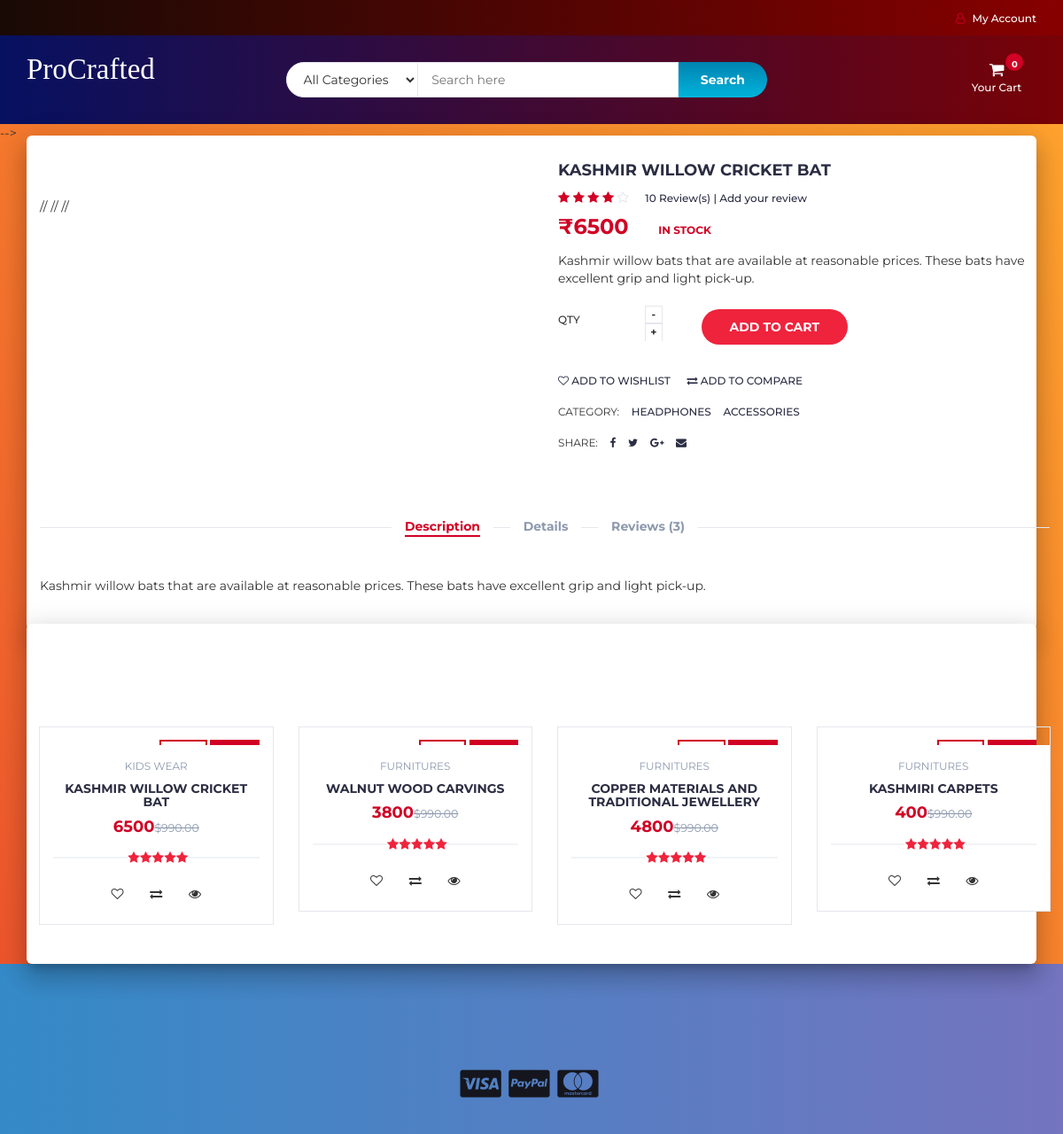
Page /product.php?p=14 on the committed database.
### tables this page shows
CREATE TABLE `products` (
  `product_id` int(100) NOT NULL,
  `product_cat` int(100) NOT NULL,
  `product_brand` int(100) NOT NULL,
  `product_title` varchar(255) NOT NULL,
  `product_price` int(100) NOT NULL,
  `product_desc` text NOT NULL,
  `product_image` text NOT NULL,
  `product_keywords` text NOT NULL
);

CREATE TABLE `categories` (
  `cat_id` int(100) NOT NULL,
  `cat_title` text NOT NULL
);

### product.php (the view, shortened to what this page needs)
<?php
include "header.php";
?>
		<div class="section main main-raised">
			<div class="container">
				<div class="row">
					<?php
								include 'db.php';
								$product_id = $_GET['p'];
								$sql = " SELECT * FROM products WHERE product_id = $product_id";
								$result = mysqli_query($con, $sql);
								if (mysqli_num_rows($result) > 0)
								{
									while($row = mysqli_fetch_assoc($result))
									{
									echo '
                                <div class="col-md-6">
                                <div id="product-main-img">
                                    <div class="product-preview">
                                        <img src="'.$row['product_image'].'" alt="">
                                    </div>
                                    // <div class="product-preview">
                                    //     <img src="'.$row['product_image'].'" alt="">
                                    // </div>
                                    // <div class="product-preview">
                                    //     <img src="'.$row['product_image'].'" alt="">
                                    // </div>
                                    // <div class="product-preview">
                                    //     <img src="'.$row['product_image'].'" alt="">
                                    // </div>
                                </div>
                            </div>
									';
									?>
									<?php
									echo '
                    <div class="col-md-6">
						<div class="product-details">
							<h2 class="product-name">'.$row['product_title'].'</h2>
							<div>
								<div class="product-rating">
									<i class="fa fa-star"></i>
									<i class="fa fa-star"></i>
									<i class="fa fa-star"></i>
									<i class="fa fa-star"></i>
									<i class="fa fa-star-o"></i>
								</div>
								<a class="review-link" href="#review-form">10 Review(s) | Add your review</a>
							</div>
							<div>
								<h3 class="product-price">₹'.$row['product_price'].'</h3>
								<span class="product-available">In Stock</span>
							</div>
							<p>'.$row['product_desc'].'</p>
							<div class="add-to-cart">
								<div class="qty-label">
									Qty
									<div class="input-number">
										<span class="qty-up">+</span>
										<span class="qty-down">-</span>
									</div>
								</div>
								<div class="btn-group" style="margin-left: 25px; margin-top: 15px">
								<button class="add-to-cart-btn" pid="'.$row['product_id'].'"  id="product" ><i class="fa fa-shopping-cart"></i> add to cart</button>
                                </div>
							</div>
							<ul class="product-btns">
								<li><a href="#"><i class="fa fa-heart-o"></i> add to wishlist</a></li>
								<li><a href="#"><i class="fa fa-exchange"></i> add to compare</a></li>
							</ul>
							<ul class="product-links">
								<li>Category:</li>
								<li><a href="#">Headphones</a></li>
								<li><a href="#">Accessories</a></li>
							</ul>
							<ul class="product-links">
								<li>Share:</li>
								<li><a href="#"><i class="fa fa-facebook"></i></a></li>
								<li><a href="#"><i class="fa fa-twitter"></i></a></li>
								<li><a href="#"><i class="fa fa-google-plus"></i></a></li>
								<li><a href="#"><i class="fa fa-envelope"></i></a></li>
							</ul>
						</div>
					</div>
					<div class="col-md-12">
						<div id="product-tab">
							<ul class="tab-nav">
								<li class="active"><a data-toggle="tab" href="#tab1">Description</a></li>
								<li><a data-toggle="tab" href="#tab2">Details</a></li>
								<li><a data-toggle="tab" href="#tab3">Reviews (3)</a></li>
							</ul>
							<div class="tab-content">
								<div id="tab1" class="tab-pane fade in active">
									<div class="row">
										<div class="col-md-12">
											<p>'.$row['product_desc'].'</p>
										</div>
									</div>
								</div>
											<p>'.$row['product_desc'].'</p>
							</div>
						</div>
					</div>
				</div>
			</div>
		</div>
		<div class="section main main-raised">
			<div class="container">
				<div class="row">
					<div class="col-md-12">
						<div class="section-title text-center">
							<h3 class="title">Related Products</h3>
						</div>
					</div>
                    ';
									}
								}
								?>
								<?php
                    include 'db.php';
								$product_id = $_GET['p'];
					$product_query = "SELECT * FROM products,categories WHERE product_cat=cat_id AND product_id BETWEEN $product_id AND $product_id+3";
                $run_query = mysqli_query($con,$product_query);
                if(mysqli_num_rows($run_query) > 0){
                    while($row = mysqli_fetch_array($run_query)){
                        $pro_id    = $row['product_id'];
                        $pro_title = $row['product_title'];
                        $pro_price = $row['product_price'];
                        $pro_image = $row['product_image'];
                        $cat_name = $row["cat_title"];
                        echo "
                                <div class='col-md-3 col-xs-6'>
								<a href='product.php?p=$pro_id'><div class='product'>
									<div class='product-img'>
										<img src='$pro_image' style='max-height: 170px;' alt=''>
										<div class='product-label'>
											<span class='sale'>-30%</span>
											<span class='new'>NEW</span>
										</div>
									</div></a>
									<div class='product-body'>
										<p class='product-category'>$cat_name</p>
										<h3 class='product-name header-cart-item-name'><a href='product.php?p=$pro_id'>$pro_title</a></h3>
										<h4 class='product-price header-cart-item-info'>$pro_price<del class='product-old-price'>$990.00</del></h4>
										<div class='product-rating'>
											<i class='fa fa-star'></i>
											<i class='fa fa-star'></i>
											<i class='fa fa-star'></i>
											<i class='fa fa-star'></i>
											<i class='fa fa-star'></i>
										</div>
										<div class='product-btns'>
											<button class='add-to-wishlist'><i class='fa fa-heart-o'></i><span class='tooltipp'>add to wishlist</span></button>
											<button class='add-to-compare'><i class='fa fa-exchange'></i><span class='tooltipp'>add to compare</span></button>
											<button class='quick-view'><i class='fa fa-eye'></i><span class='tooltipp'>quick view</span></button>
										</div>
									</div>
									<div class='add-to-cart'>
										<button pid='$pro_id' id='product' class='add-to-cart-btn block2-btn-towishlist' href='#'><i class='fa fa-shopping-cart'></i> add to cart</button>
									</div>
								</div>
                                </div>
			";
		}
}
?>
<?php
include "footer.php";
?>

### header.php (shortened to what this page needs)
<!DOCTYPE html>
<html lang="en">
	<head>
		<link type="text/css" rel="stylesheet" href="css/bootstrap.min.css"/>
		<link type="text/css" rel="stylesheet" href="css/slick.css"/>
		<link type="text/css" rel="stylesheet" href="css/slick-theme.css"/>
		<link type="text/css" rel="stylesheet" href="css/nouislider.min.css"/>
		<link rel="stylesheet" href="css/font-awesome.min.css">
		<link type="text/css" rel="stylesheet" href="css/style.css"/>
		<link type="text/css" rel="stylesheet" href="css/accountbtn.css"/>
    </head>
	<body>
		<header>
			<div id="top-header">
				<div class="container">
					<ul class="header-links pull-right">
						<li><?php
                             include "db.php";
                            if(isset($_SESSION["uid"])){
                                $sql = "SELECT first_name FROM user_info WHERE user_id='$_SESSION[uid]'";
                                $query = mysqli_query($con,$sql);
                                $row=mysqli_fetch_array($query);
                                echo '
                               <div class="dropdownn">
                                  <a href="#" class="dropdownn" data-toggle="modal" data-target="#myModal" ><i class="fa fa-user-o"></i> HI '.$row["first_name"].'</a>
                                  <div class="dropdownn-content">
                                    <a href="" data-toggle="modal" data-target="#profile"><i class="fa fa-user-circle" aria-hidden="true" ></i>My Profile</a>
                                    <a href="logout.php"  ><i class="fa fa-sign-in" aria-hidden="true"></i>Log out</a>
                                  </div>
                                </div>';
                            }else{
                                echo '
                                <div class="dropdownn">
                                  <a href="#" class="dropdownn" data-toggle="modal" data-target="#myModal" ><i class="fa fa-user-o"></i> My Account</a>
                                  <div class="dropdownn-content">
                                    <a href="" data-toggle="modal" data-target="#Modal_login"><i class="fa fa-sign-in" aria-hidden="true" ></i>Login</a>
                                    <a href="" data-toggle="modal" data-target="#Modal_register"><i class="fa fa-user-plus" aria-hidden="true"></i>Register</a>
                                  </div>
                                </div>';
                            }
                                             ?>
                                </li>
					</ul>
				</div>
			</div>
			<div id="header">
				<div class="container">
					<div class="row">
						<div class="col-md-3">
							<div class="header-logo">
								<a href="#" class="logo">
								<font style="font-style:normal; font-size: 33px;color: aliceblue;font-family: serif">
										<a class="title" href="store.php">ProCrafted</a>
                                    </font>
								</a>
							</div>
						</div>
						<div class="col-md-6">
							<div class="header-search">
								<form>
									<select class="input-select">
										<option value="0">All Categories</option>
									</select>
									<input class="input" id="search" type="text" placeholder="Search here">
									<button type="submit" id="search_btn" class="search-btn">Search</button>
								</form>
							</div>
						</div>
						<div class="col-md-3 clearfix">
							<div class="header-ctn">
								<div class="dropdown">
									<a class="dropdown-toggle" data-toggle="dropdown" aria-expanded="true">
										<i class="fa fa-shopping-cart"></i>
										<span>Your Cart</span>
										<div class="badge qty">0</div>
									</a>
									</div>
							</div>
						</div>
					</div>
				</div>
			</div>
		</header>
		</nav> -->

### footer.php (shortened to what this page needs)
<footer id="footer">
			<div class="section">
				<div class="container">
					<div class="row">
						<div class="col-md-12 text-center" style="margin-top:80px;">
							<ul class="footer-payments">
								<li><a href="#"><i class="fa fa-cc-visa"></i></a></li>
								<li><a href="#"><i class="fa fa-cc-paypal"></i></a></li>
								<li><a href="#"><i class="fa fa-cc-mastercard"></i></a></li>
							</ul>
						</div>
					</div>
				</div>
			</div>
		</footer>

### css/accountbtn.css (style rules this page uses)
.dropdownn { position: relative; display: inline-block; }

### header.php (style rules this page uses)
.title { color: white; }
#header { background: #780206; background: -webkit-linear-gradient(to right, #061161, #780206); background: linear-gradient(to right, #061161, #780206); }
#top-header { background: #870000; background: -webkit-linear-gradient(to right, #190A05, #870000); background: linear-gradient(to right, #190A05, #870000); }
#footer { background: #7474BF; background: -webkit-linear-gradient(to right, #348AC7, #7474BF); background: linear-gradient(to right, #348AC7, #7474BF); color: #1E1F29; }

### rows in the picture
products: product_title "KASHMIR WILLOW CRICKET BAT", product_price "6500", product_desc "Kashmir willow bats that are available at reasonable prices. These bats have excellent grip and light pick-up.", categories.cat_title "KIDS WEAR"
products: categories.cat_title "FURNITURES", product_title "WALNUT WOOD CARVINGS", product_price "3800"
products: categories.cat_title "FURNITURES", product_title "COPPER MATERIALS AND TRADITIONAL JEWELLERY", product_price "4800"
products: categories.cat_title "FURNITURES", product_title "KASHMIRI CARPETS", product_price "400"
